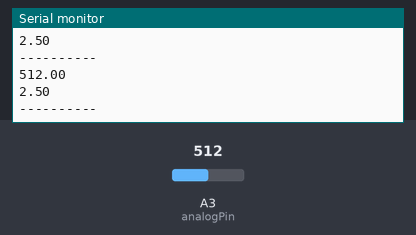
Recording of a sketch running on a simulated Arduino Uno, built with avr-gcc and run on an emulated ATmega328P. On the bench: the last lines printed to the serial monitor. Inputs (shaded band) come from the test bench; at power-on: A3 (analogPin) = 512.

Above: at 1.8 s.
1.9 s: A3 (analogPin) set to 716
At 2.8 s:
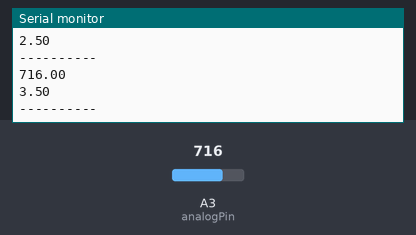
3.4 s: A3 (analogPin) set to 900
At 4.5 s:
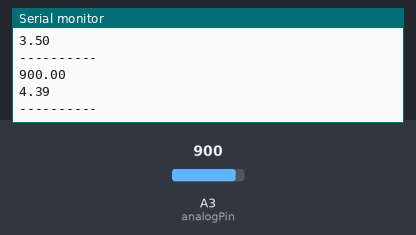
Timing chart, 0 to 6.4 s (numbered marks = the images above; inputs shaded):
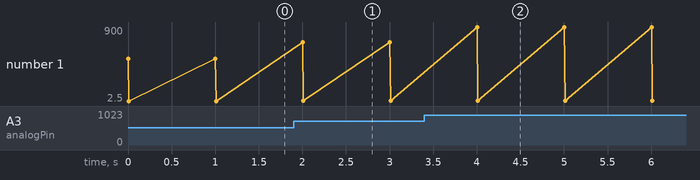

Measured:
- after the input at 1.9 s, the serial monitor: prints a new line after 0.10 s (image 1)
- after the input at 3.4 s, the serial monitor: prints a new line after 0.60 s (image 2)
- plotted number 1: 2.5 → 3.5 after the input at 1.9 s, 3.5 → 4.39 after the input at 3.4 s

The sketch:

voltageMonitor.ino
```cpp
int analogPin = 3;     // potentiometer wiper (middle terminal) connected to analog pin 3
double val = 0;           // variable to store the value read
double voltage = 0;

void setup()
{
  Serial.begin(9600);          //  setup serial
}

void loop()
{
  val = analogRead(analogPin);    // read the input pin
  voltage = (val / 1024) * 5;
  Serial.println(val);             // debug value
  Serial.println(voltage);
  Serial.println("----------");
  delay(1000);
}
```
